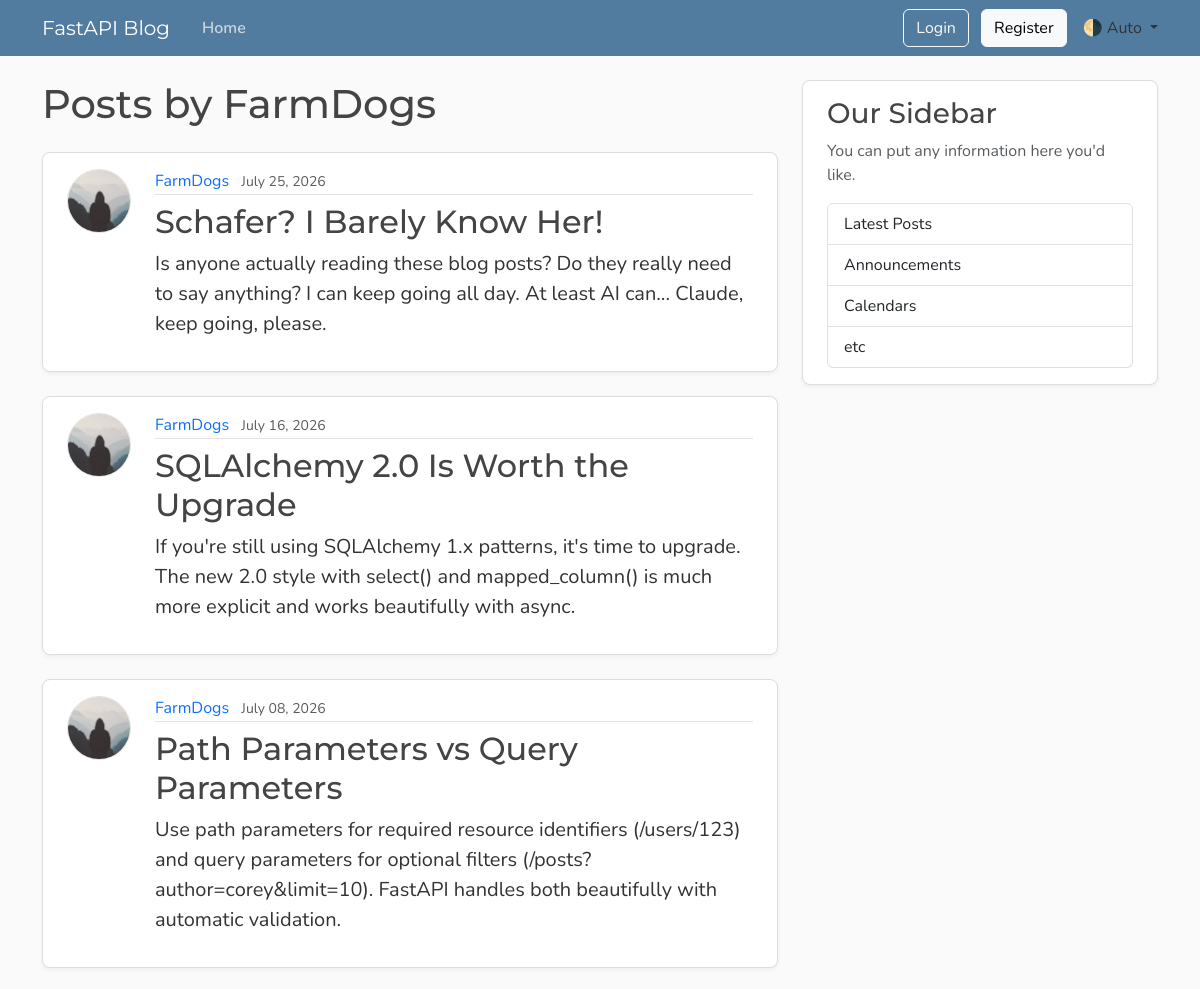
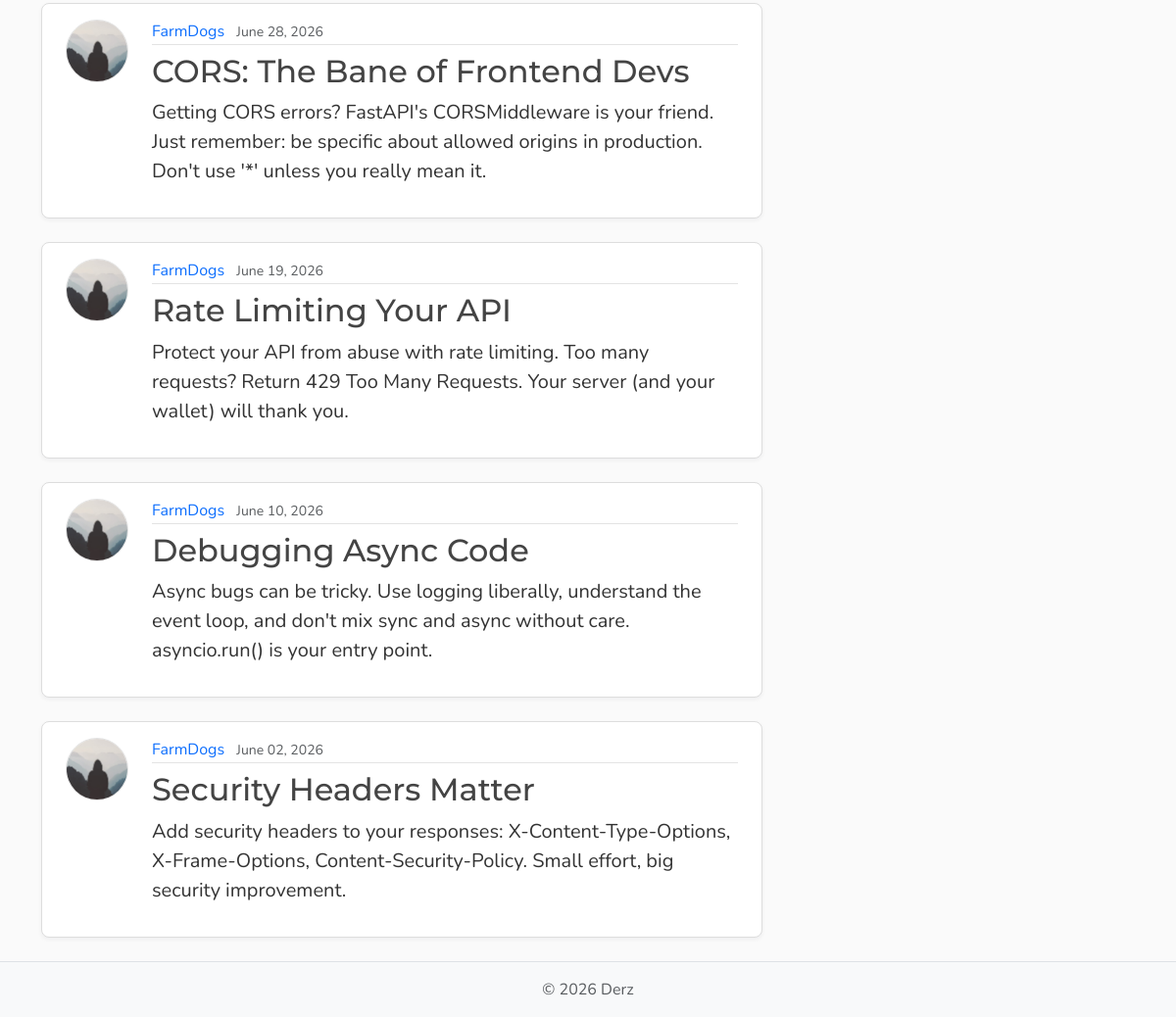
Screenshot of /users/4/posts with the database file from the repository (2 pictures, top to bottom).
### models.py (models this page shows, shortened)
class User(Base) :
    __tablename__ = "users"
    id : Mapped[int] = mapped_column(Integer,primary_key=True, index=True)
    username : Mapped[str] = mapped_column(String(50),nullable=False, unique=True)
    email : Mapped[str] = mapped_column(String(120), nullable=False, unique=True)
    password_hash : Mapped[str] = mapped_column(String(200),nullable=False)    # Added Password Hash , Note that we should never add passwords to the database and only add password hashes
    image_file : Mapped[str | None] = mapped_column(String(200), nullable=True,default=None)
    posts : Mapped[list[Post]] = relationship(back_populates="author", cascade='all, delete-orphan')

class Post(Base):
    __tablename__ = "posts"
    id : Mapped[int] = mapped_column(Integer,primary_key=True, index=True)
    title : Mapped[str] = mapped_column(String, nullable=False)
    content : Mapped[str] = mapped_column(Text, nullable=False)
    user_id : Mapped[int] = mapped_column(ForeignKey("users.id"), nullable=False, index= True)
    date_posted : Mapped[datetime] = mapped_column(DateTime(timezone=True), default=lambda : datetime.now(UTC))
    author : Mapped[User] = relationship(back_populates="posts")

### main.py (the view)
@app.get('/users/{user_id}/posts',include_in_schema=False,name='user_posts')
async def get_user_posts_page(request : Request, user_id : int, db: Annotated[AsyncSession, Depends(get_db_session)]):
    result = await db.execute(select(models.User).where(models.User.id == user_id))
    existing_user = result.scalars().first()
    if not existing_user:
        raise FastapiHttpException(status_code=status.HTTP_404_NOT_FOUND, detail='User not found')
    result = await db.execute(select(models.Post).options(selectinload(models.Post.author)).where(models.Post.user_id == existing_user.id).order_by (models.Post.date_posted.desc()))
    posts = result.scalars().all()
    return template.TemplateResponse(request,"users_posts_finished.html",{'posts' : posts, "user" : existing_user, "title" :f'{existing_user.username} posts'})

### templates/users_posts_finished.html
{% extends "layout_finished.html" %}
{% block content %}
  <h1 class="mb-4">Posts by {{ user.username }}</h1>
  {% for post in posts %}
    <article class="content-section py-3 px-4 mb-4">
      <div class="d-flex align-items-start gap-4">
        <img class="rounded-circle article-img flex-shrink-0"
             src="{{ post.author.image_path }}"
             alt="{{ post.author.username }}'s profile picture"
             width="64"
             height="64"
             loading="lazy">
        <div class="flex-grow-1">
          <div class="article-metadata mb-2">
            <a class="me-2"
               href="{{ url_for('user_posts', user_id=post.author.id) }}">{{ post.author.username }}</a>
            <small class="text-body-secondary">{{ post.date_posted.strftime("%B %d, %Y") }}</small>
          </div>
          <h2>
            <a class="article-title"
               href="{{ url_for('post_page', post_id=post.id) }}">{{ post.title }}</a>
          </h2>
          <p class="article-content">{{ post.content }}</p>
        </div>
      </div>
    </article>
  {% else %}
    <p class="text-body-secondary">No posts by this user yet.</p>
  {% endfor %}
{% endblock content %}

### static/css/main.css (style rules this page uses)
:root { --font-heading: "Montserrat", system-ui, -apple-system, BlinkMacSystemFont, sans-serif; --font-body: "Nunito", system-ui, -apple-system, BlinkMacSystemFont, sans-serif; --color-bg-body: #fafafa; --color-bg-content: #ffffff; --color-text-primary: #333333; --color-text-heading: #444444; --color-steel: #527c9f; --color-nav-link: #cbd5db; --color-nav-link-hover: #ffffff; --color-link-hover: #428bca; --color-border: #dddddd; --color-border-light: #e3e3e3; --spacing-xl: 5rem; --article-img-size: 4rem; --account-img-size: 7.813rem; }
body { font-family: var(--font-body); background: var(--color-bg-body); color: var(--color-text-primary); }
h1, h2, h3, h4, h5, h6 { font-family: var(--font-heading); color: var(--color-text-heading); }
a { text-decoration: none; }
.content-section { background: var(--color-bg-content); border: 1px solid var(--color-border); border-radius: 0.5rem; box-shadow: 0 2px 4px rgba(15, 23, 42, 0.05); transition: box-shadow 0.15s ease, transform 0.15s ease, border-color 0.15s ease; }
.article-title { color: var(--color-text-heading); transition: color 0.2s ease-in-out; }
.article-content { white-space: pre-line; font-size: 1.25rem; }
.article-img { height: var(--article-img-size); width: var(--article-img-size); flex-shrink: 0; object-fit: cover; border: 1px solid var(--color-border-light); box-shadow: 0 0 0 2px var(--color-bg-content); }
.article-metadata { padding-bottom: 0.063rem; border-bottom: 1px solid var(--color-border-light); }
.article-metadata a { transition: color 0.2s ease-in-out; }

### rows the page displays
User: username "FarmDogs"
Post: author.username "FarmDogs", date_posted "July 25, 2026", title "Schafer? I Barely Know Her!", content "Is anyone actually reading these blog posts? Do they really need to say anything? I can keep going all day. At least AI can... Claude, keep going, please."
Post: author.username "FarmDogs", date_posted "July 16, 2026", title "SQLAlchemy 2.0 Is Worth the Upgrade", content "If you're still using SQLAlchemy 1.x patterns, it's time to upgrade. The new 2.0 style with select() and mapped_column() is much more explicit and works beautifully with async."
Post: author.username "FarmDogs", date_posted "July 08, 2026", title "Path Parameters vs Query Parameters", content "Use path parameters for required resource identifiers (/users/123) and query parameters for optional filters (/posts?author=corey&limit=10). FastAPI handles both beautifully with automatic validation."
Post: author.username "FarmDogs", date_posted "June 28, 2026", title "CORS: The Bane of Frontend Devs", content "Getting CORS errors? FastAPI's CORSMiddleware is your friend. Just remember: be specific about allowed origins in production. Don't use '*' unless you really mean it."
Post: author.username "FarmDogs", date_posted "June 19, 2026", title "Rate Limiting Your API", content "Protect your API from abuse with rate limiting. Too many requests? Return 429 Too Many Requests. Your server (and your wallet) will thank you."
Post: author.username "FarmDogs", date_posted "June 10, 2026", title "Debugging Async Code", content "Async bugs can be tricky. Use logging liberally, understand the event loop, and don't mix sync and async without care. asyncio.run() is your entry point."
Post: author.username "FarmDogs", date_posted "June 02, 2026", title "Security Headers Matter", content "Add security headers to your responses: X-Content-Type-Options, X-Frame-Options, Content-Security-Policy. Small effort, big security improvement."
